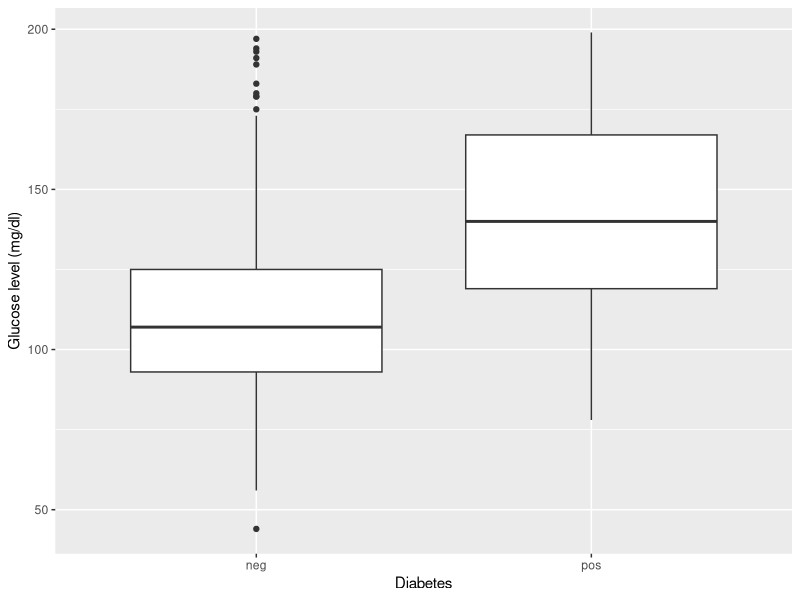
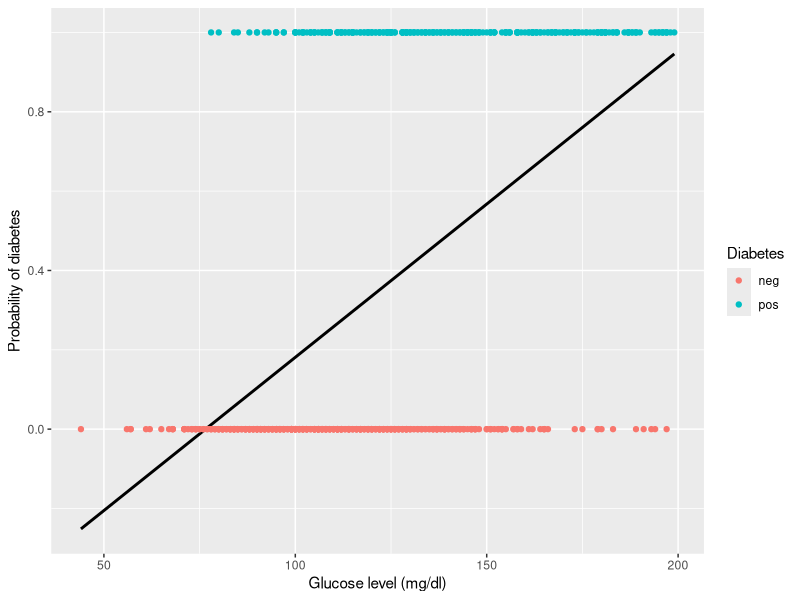
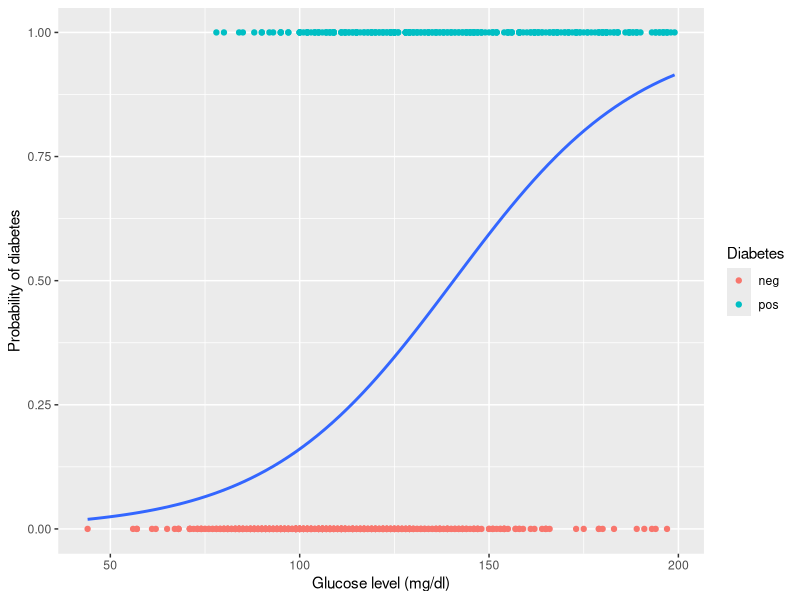
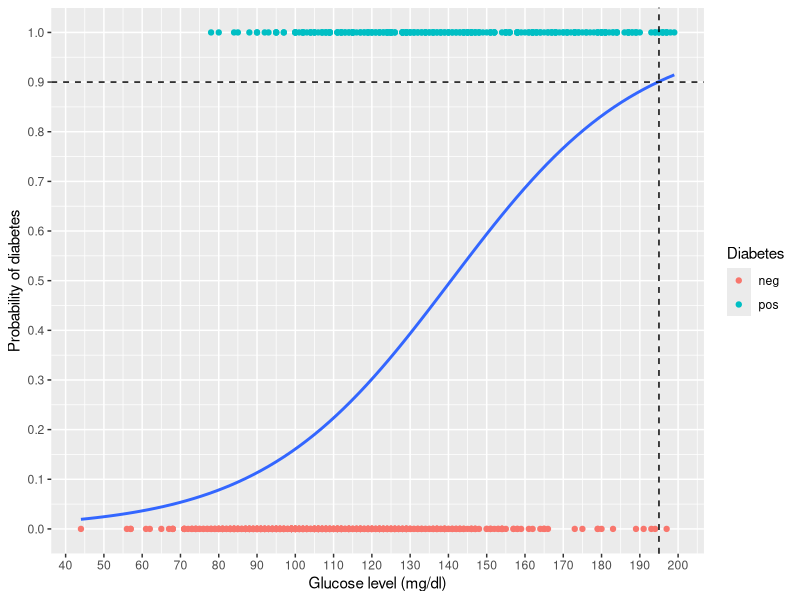

R code for these plots, in order:
## ---- chunk 1
#| warning: false
library(tidyverse)
#install.packages("mlbench") # Install to get PimaIndiansDiabetes2 dataset
library(mlbench)
data("PimaIndiansDiabetes2") # Using 2 because it is a corrected version.
glimpse(PimaIndiansDiabetes2)
## ---- chunk 2
#| warning: false
PimaIndiansDiabetes2 |>
  ggplot(aes(x = diabetes, y = glucose)) + 
  geom_boxplot() +
  labs(
    x = "Diabetes",
    y = "Glucose level (mg/dl)")
## ---- chunk 3
#| warning: false
#| error: true
PimaIndiansDiabetes2_numeric <- PimaIndiansDiabetes2 |>
  mutate(diabetes_num = ifelse(diabetes == "pos", 1, 0))
PimaIndiansDiabetes2_numeric |>  
  lm(formula = diabetes_num ~ glucose) |> 
  summary()
## ---- chunk 4
PimaIndiansDiabetes2_numeric |>
  ggplot(aes(x = glucose, y = diabetes_num)) +
  geom_smooth(method = "lm", se = F, col = "black") +
  geom_point(aes(col = diabetes)) +
  labs(
   x = "Glucose level (mg/dl)",
   y = "Probability of diabetes",
   col = "Diabetes")
## ---- chunk 5
#| warning: false
PimaIndiansDiabetes2 |>
  mutate(diabetes_num = ifelse(diabetes == "pos", 1, 0)) |> # Necessary for the geom_smooth
  ggplot(aes(x = glucose, y = diabetes_num)) +
  geom_smooth(method = "glm", method.args = list(family = "binomial"), se = FALSE) +
  geom_point(aes(col = diabetes)) +
  labs(
   x = "Glucose level (mg/dl)",
   y = "Probability of diabetes",
   col = "Diabetes")
## ---- chunk 6
model <- glm(diabetes ~ glucose, data = PimaIndiansDiabetes2, family = "binomial")
summary(model)
## ---- chunk 7
predict(model, data.frame(glucose = 150), type = "response")
## ---- chunk 8
#| warning: false
#| code-fold: true
#| code-comment: "Code"
PimaIndiansDiabetes2 |>
  mutate(diabetes_num = ifelse(diabetes == "pos", 1, 0)) |>
  ggplot(aes(x = glucose, y = diabetes_num)) +
  geom_smooth(method = "glm", method.args = list(family = "binomial"), se = FALSE) +
  geom_point(aes(col = diabetes)) +
  geom_hline(
    yintercept = 0.9,
    col = "black",
    linetype = 2) +
  geom_vline(
    xintercept = 195,
    col = "black",
    linetype = 2) +
  labs(
   x = "Glucose level (mg/dl)",
   y = "Probability of diabetes",
   col = "Diabetes") +
  scale_x_continuous(breaks = seq(40, 200, by = 10)) +
  scale_y_continuous(breaks = seq(0, 1, by = 0.1))
